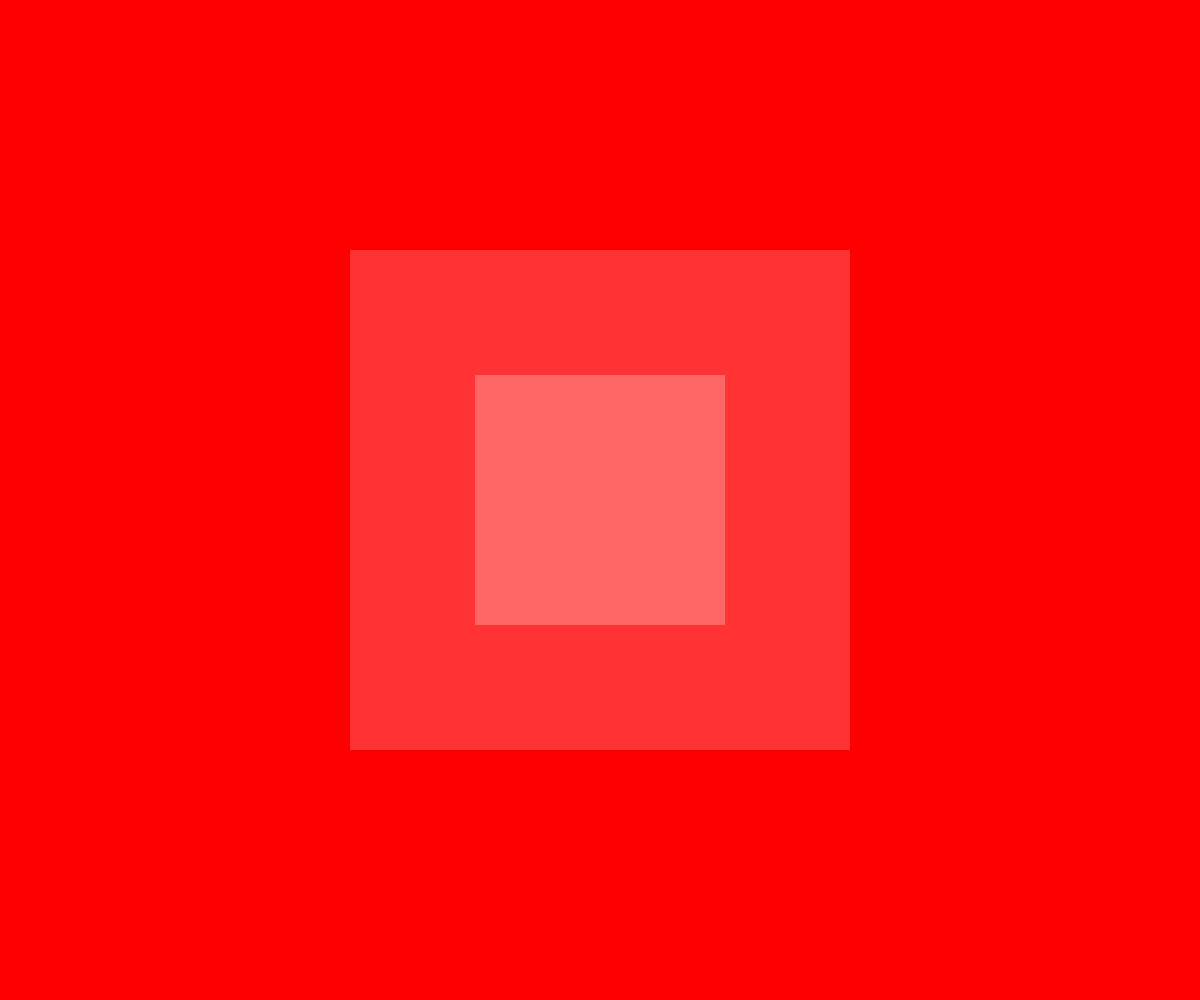
Frame 1 (no input)
Frame 60 (no input): identical to frame 1, image omitted
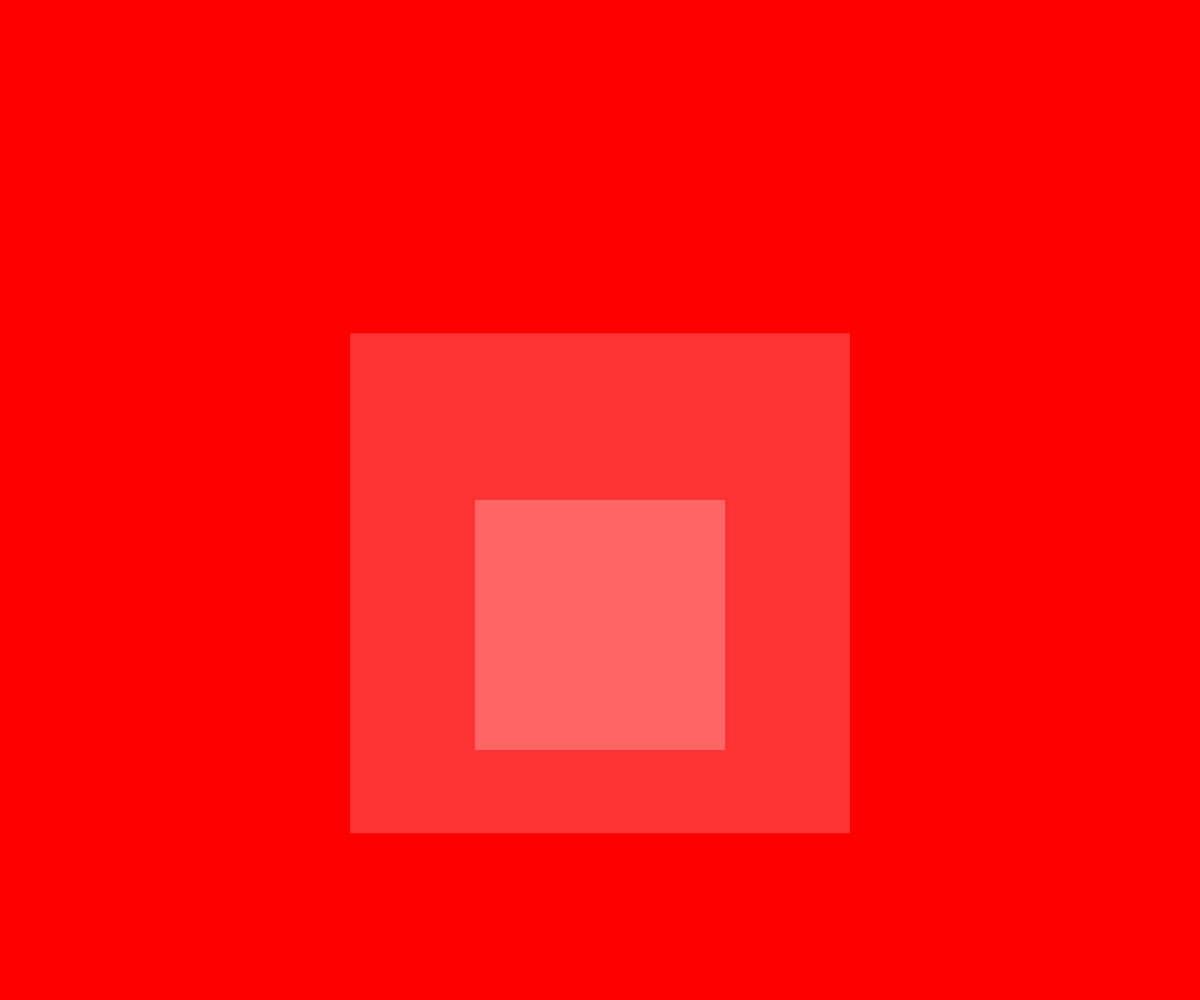
Frame 120 (the mouse pressed at the canvas centre since frame 60)

The p5.js sketch that drew these frames (run headless with seeded random() and noise() and a simulated clock; from frame 60 on, the mouse is pressed at the canvas centre):

// p5.js sketch
// ── sketch.js
// store the smallest dimension
// we will use this to resize the squares
let smallestDimension;

function setup() {
  createCanvas(windowWidth, windowHeight);
  // min selects the smallest from 2 numbers
  smallestDimension = min(width, height);
  rectMode(CENTER);
  colorMode(HSB);
}

function draw() {
  background(mouseY, 100, 100);
  noStroke();

  fill(mouseX, 100, 100);
  square(width / 2, height / 2 + mouseY / 10, smallestDimension / 1.1);

  fill(mouseX, 80, 100);
  square(width / 2, height / 2 + mouseY / 6, smallestDimension / 2);

  fill(mouseX, 60, 100);
  square(width / 2, height / 2 + mouseY / 4, smallestDimension / 4);
}

function windowResized() {
  resizeCanvas(windowWidth, windowHeight);
  // as we've resized the window get the smallest dimension again
  smallestDimension = min(width, height);
}

// ── style.css
html,
body {
  margin: 0;
  padding: 0;
  height: 100%;
  overflow: hidden; /* Prevent page scrolling */
  overscroll-behavior: none; /* Prevent scroll chaining/bounce (supported on modern iOS) */
}

canvas {
  display: block;
  touch-action: none; /* Prevent native panning/zooming on canvas */
  -ms-touch-action: none;
  -webkit-user-select: none;
  -webkit-touch-callout: none;
  user-select: none;
}
